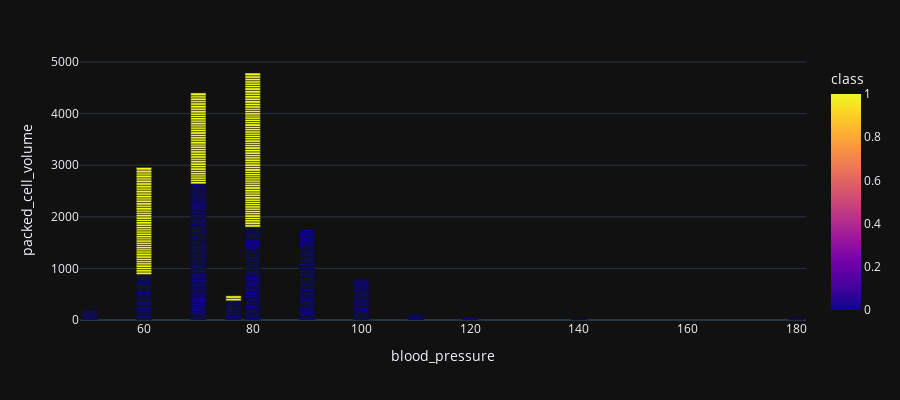

Here is the notebook cell this chart was saved with:
### Code cell
px.bar(df, x="blood_pressure", y="packed_cell_volume", color='class', barmode='group', template = 'plotly_dark', height = 400)

### Figure 1 — Plotly figure (JSON) as saved in the notebook; plotly's stock layout.template omitted (floating-point values rounded to 4 significant figures; data arrays with more than 128 entries replaced by an {"elided": "..."} marker saying what was removed)
{"data": [{"alignmentgroup": "True", "hovertemplate": "blood_pressure=%{x}<br>packed_cell_volume=%{y}<br>class=%{marker.color}<extra></extra>", "legendgroup": "", "marker": {"color": {"elided": "400 int values"}, "coloraxis": "coloraxis", "pattern": {"shape": ""}}, "name": "", "offsetgroup": "", "orientation": "v", "showlegend": false, "textposition": "auto", "type": "bar", "x": {"elided": "400 float values"}, "xaxis": "x", "y": {"elided": "400 float values"}, "yaxis": "y"}], "layout": {"barmode": "group", "coloraxis": {"colorbar": {"title": {"text": "class"}}, "colorscale": [[0, "#0d0887"], [0.1111, "#46039f"], [0.2222, "#7201a8"], [0.3333, "#9c179e"], [0.4444, "#bd3786"], [0.5556, "#d8576b"], [0.6667, "#ed7953"], [0.7778, "#fb9f3a"], [0.8889, "#fdca26"], [1, "#f0f921"]]}, "height": 400, "legend": {"tracegroupgap": 0}, "margin": {"t": 60}, "xaxis": {"anchor": "y", "domain": [0, 1], "title": {"text": "blood_pressure"}}, "yaxis": {"anchor": "x", "domain": [0, 1], "title": {"text": "packed_cell_volume"}}}}
